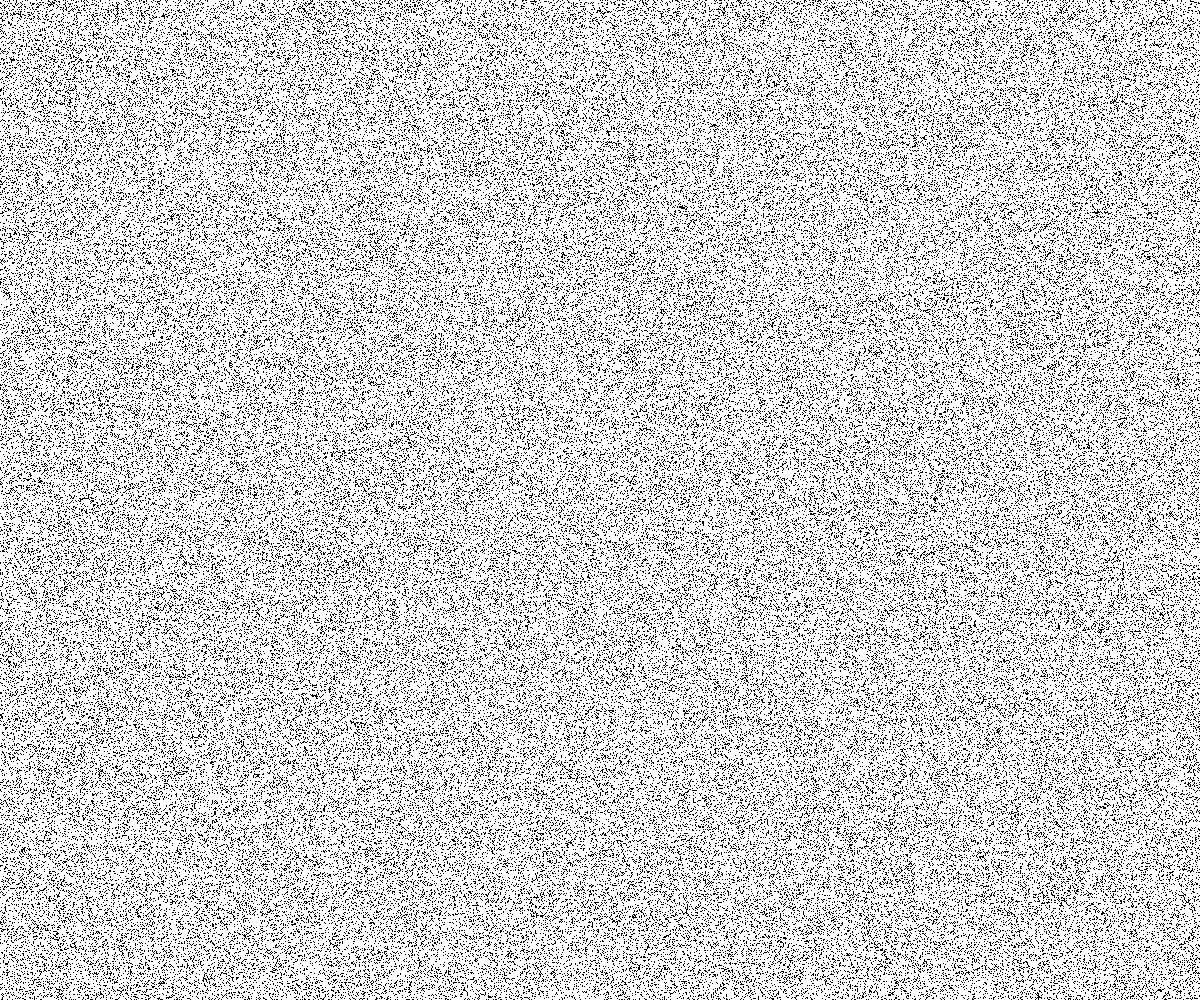
Frame 1 (no input)
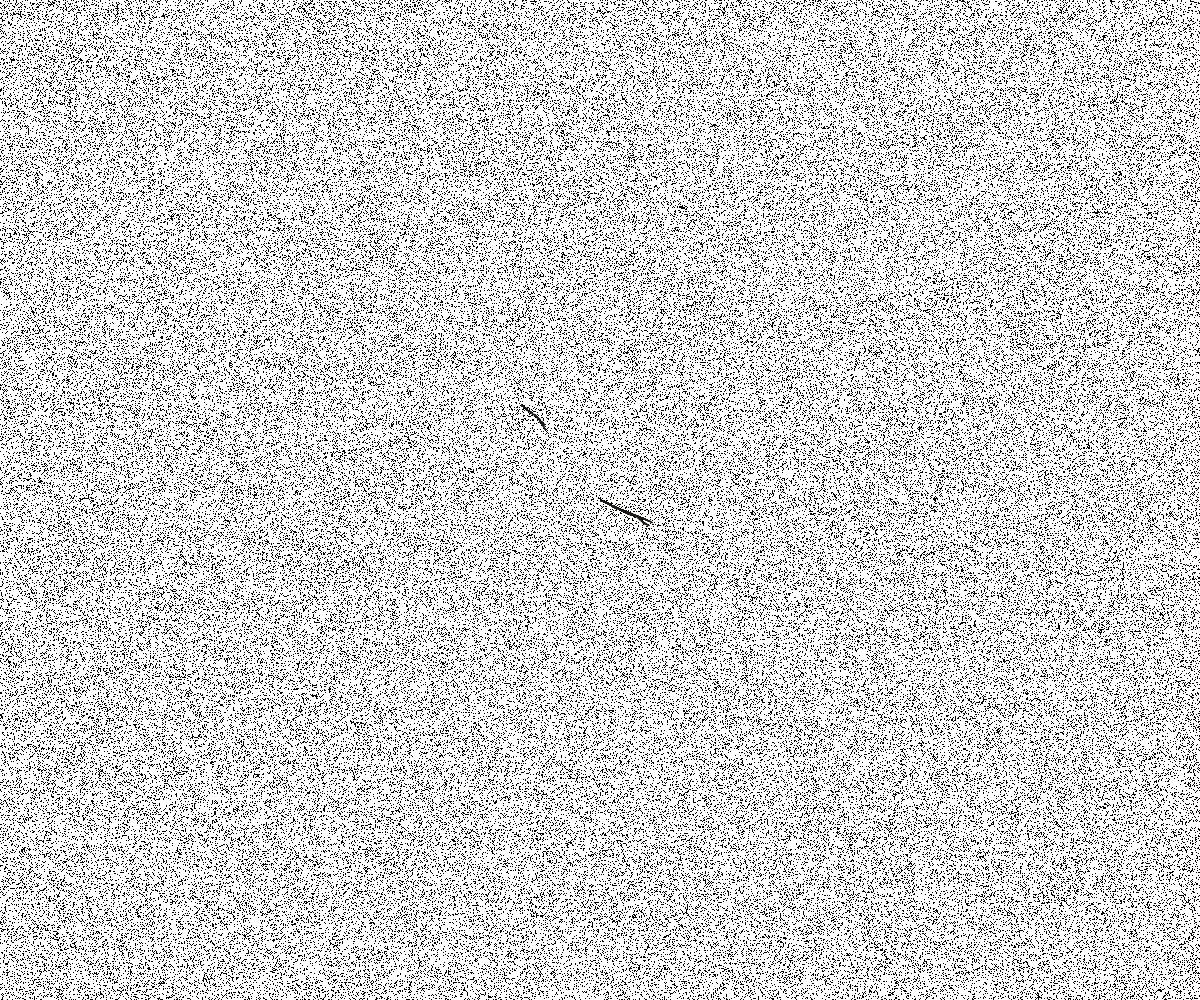
Frame 60 (no input)
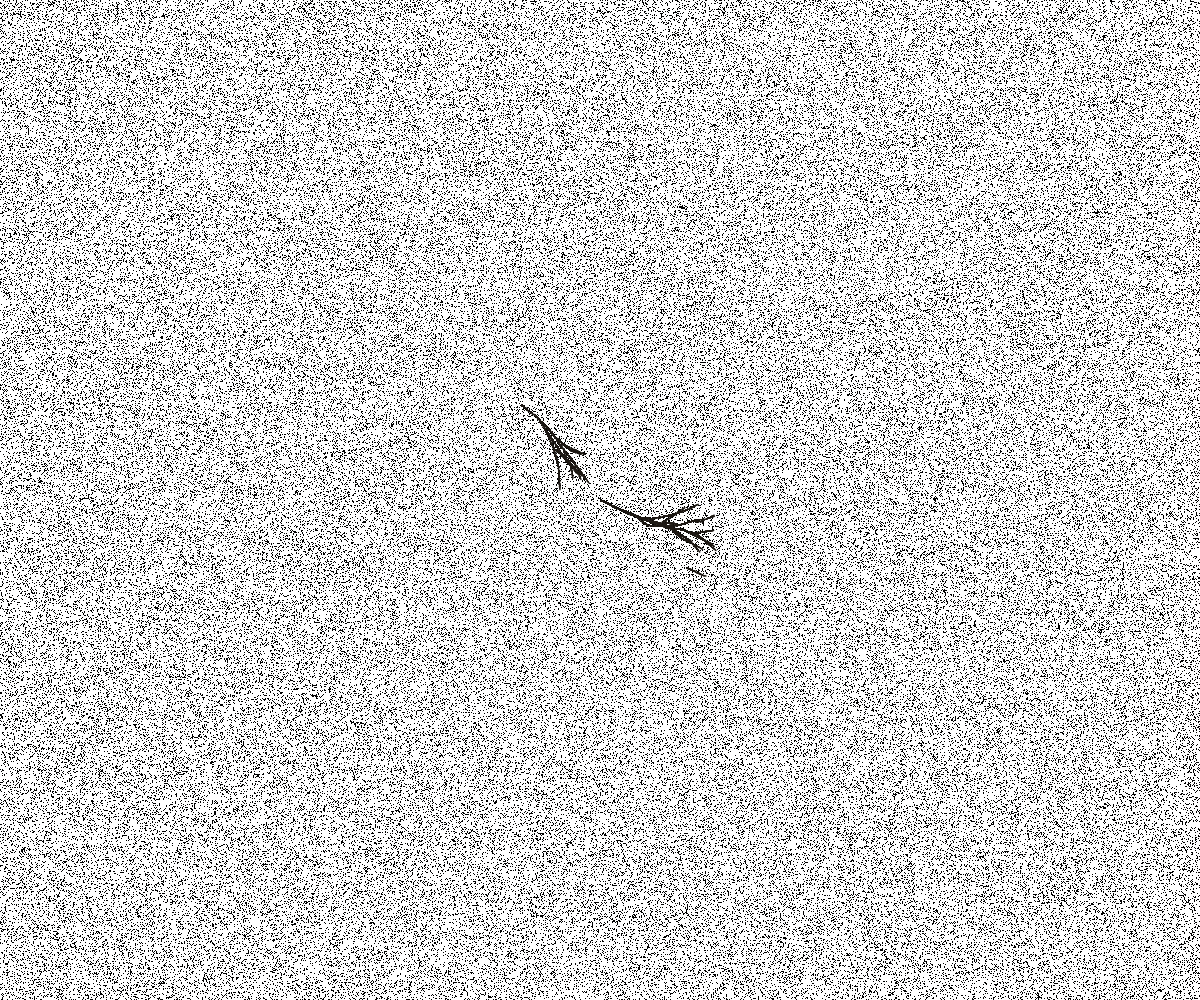
Frame 120 (the mouse pressed at the canvas centre since frame 60)

The p5.js sketch that drew these frames (run headless with seeded random() and noise() and a simulated clock; from frame 60 on, the mouse is pressed at the canvas centre):

// p5.js sketch
// ── sketch.js
let branches = [];
let backgroundTexture;

function setup() {
  createCanvas(windowWidth, windowHeight);
  pixelDensity(1);
  
  // Create background texture resembling newsprint
  backgroundTexture = createGraphics(width, height);
  backgroundTexture.loadPixels();
  for (let i = 0; i < width * height * 0.3; i++) {
    const x = floor(random(width));
    const y = floor(random(height));
    const bright = random(10) > 7 ? 255 : 0;
    backgroundTexture.set(x, y, bright);
  }
  backgroundTexture.updatePixels();
  
  // Start with a few central points
  branches.push({
    x: width/2,
    y: height/2,
    direction: random(TWO_PI),
    length: 0,
    speed: random(0.5, 1.5),
    segments: [],
    age: 0,
    maxAge: random(200, 500)
  });
}

function draw() {
  // Draw background with newsprint texture
  image(backgroundTexture, 0, 0);
  
  // Add some subtle noise to the background
  loadPixels();
  for (let i = 0; i < pixels.length; i += 4) {
    if (random() > 0.98) {
      pixels[i] = min(255, pixels[i] + random(-10, 10));
      pixels[i+1] = min(255, pixels[i+1] + random(-10, 10));
      pixels[i+2] = min(255, pixels[i+2] + random(-10, 10));
    }
  }
  updatePixels();
  
  // Update and draw branches
  for (let i = branches.length - 1; i >= 0; i--) {
    const branch = branches[i];
    
    // Age the branch
    branch.age++;
    
    // Branch out randomly
    if (random() < 0.02 && branch.segments.length > 10) {
      const newBranch = {
        x: branch.x,
        y: branch.y,
        direction: branch.direction + random(-0.5, 0.5),
        length: 0,
        speed: random(0.5, 1.5),
        segments: [],
        age: 0,
        maxAge: random(200, 500)
      };
      branches.push(newBranch);
    }
    
    // Move the branch
    branch.x += cos(branch.direction) * branch.speed;
    branch.y += sin(branch.direction) * branch.speed;
    
    // Add to segment list
    branch.segments.push({x: branch.x, y: branch.y});
    
    // Occasionally change direction
    if (random() < 0.1) {
      branch.direction += random(-0.3, 0.3);
    }
    
    // Draw the branch
    stroke(30, 25, 20);
    strokeWeight(1.5);
    noFill();
    
    beginShape();
    for (let j = 0; j < branch.segments.length; j++) {
      const seg = branch.segments[j];
      curveVertex(seg.x, seg.y);
    }
    endShape();
    
    // Remove old segments to keep it manageable
    if (branch.segments.length > 200) {
      branch.segments.shift();
    }
    
    // Remove dead branches
    if (branch.age > branch.maxAge || 
        branch.x < -50 || branch.x > width + 50 ||
        branch.y < -50 || branch.y > height + 50) {
      branches.splice(i, 1);
    }
  }
  
  // Occasionally add new central points
  if (random() < 0.01 && branches.length < 20) {
    branches.push({
      x: width/2 + random(-100, 100),
      y: height/2 + random(-100, 100),
      direction: random(TWO_PI),
      length: 0,
      speed: random(0.5, 1.5),
      segments: [],
      age: 0,
      maxAge: random(200, 500)
    });
  }
}

function windowResized() {
  resizeCanvas(windowWidth, windowHeight);
}
